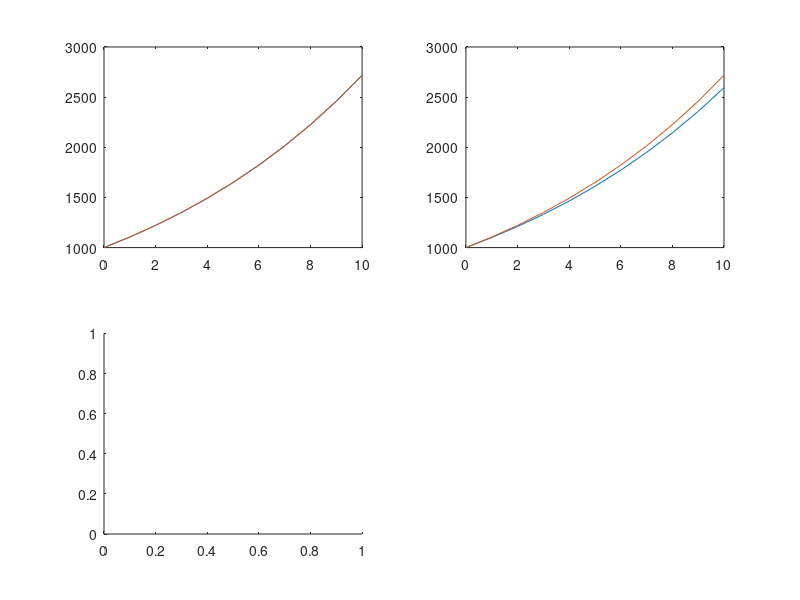

MATLAB code to generate this figure: (Note: this script raises an error after producing the figure.)
% % Q1: for demand and supply as constant
% 
h=1;
x=0:h:10;
ey=zeros(size(x));
ry=zeros(size(x));
ey(1)=15;
ry(1)=15;
d=1065.4;
s=1047;
k=0.01;
n=numel(ey);
exact=ey(1)+k*((d-s).*x);
f=@(x,y) k*(d-s);
for i=1:n-1
    k1=h*f(x(i),ry(i));
    k2=h*f(x(i)+0.5*h,ry(i)+0.5*k1);
    k3=h*f(x(i)+0.5*h,ry(i)+0.5*k2);
    k4=h*f(x(i)+h,ry(i)+k3);
    ry(i+1)=ry(i)+1/6*(k1+2*k2+2*k3+k4);
    ey(i+1)=ey(i)+h*f(i);
    re(i)=100*(abs(exact(i)-ry(i))/exact(i));
    re(n)=100*(abs(exact(n)-ry(n))/exact(n));
    ee(i)=100*(abs(exact(i)-ey(i))/exact(i));
    ee(n)=100*(abs(exact(n)-ey(n))/exact(n));
end
subplot(2,2,1)
plot(x,ry)
hold on
plot(x,exact)
subplot(2,2,2)
plot(x,ey)
hold on
plot(x,exact)
subplot(2,2,3)
plot(x,re)
subplot(2,2,4)
plot(x,ee)
% 
% % Q2: for demand and supply as function of time
h=1;
k=0.01;
t=0:h:15;
ey=zeros(size(t));
ry=zeros(size(t));
ey(1)=15;
ry(1)=15;
n=numel(ey);
g0=922.9-1032;
g1=27.68+3.957;
exact=ey(1)+k*(g1*(t.^2/2)+g0*t);
f=@(t,y) k*(g0+g1*t);
for i=1:n-1
    k1=h*f(t(i),ry(i));
    k2=h*f(t(i)+0.5*h,ry(i)+0.5*k1);
    k3=h*f(t(i)+0.5*h,ry(i)+0.5*k2);
    k4=h*f(t(i)+h,ry(i)+k3);
    ry(i+1)=ry(i)+1/6*(k1+2*k2+2*k3+k4);
    ey(i+1)=ey(i)+h*f(t(i),ey(i));
    re(i)=100*(abs(exact(i)-ry(i))/exact(i));
    re(n)=100*(abs(exact(n)-ry(n))/exact(n));
    ee(i)=100*(abs(exact(i)-ey(i))/exact(i));
    ee(n)=100*(abs(exact(n)-ey(n))/exact(n));
end
subplot(2,2,1)
plot(t,ry)
hold on
plot(t,exact)
subplot(2,2,2)
plot(t,ey)
hold on
plot(t,exact)
subplot(2,2,3)
plot(t,re)
subplot(2,2,4)
plot(t,ee)
% 
% 
% % Q3: for demand and supply as function of time(polynomial)
% 
h2=6.853-2.071;
h1=-47.703+26.74;
h0=1073.673-1077.1;
exact=ey(1)+k*(h2*(t.^3/3)+h1*(t.^2/2)+h0*t);
f=@(t,y) k*(h0+h1*t+h2*t^2);
for i=1:n-1
    k1=h*f(t(i),ry(i));
    k2=h*f(t(i)+0.5*h,ry(i)+0.5*k1);
    k3=h*f(t(i)+0.5*h,ry(i)+0.5*k2);
    k4=h*f(t(i)+h,ry(i)+k3);
    ry(i+1)=ry(i)+1/6*(k1+2*k2+2*k3+k4);
    ey(i+1)=ey(i)+h*f(t(i),ey(i));
    re(i)=100*(abs(exact(i)-ry(i))/exact(i));
    re(n)=100*(abs(exact(n)-ry(n))/exact(n));
    ee(i)=100*(abs(exact(i)-ey(i))/exact(i));
    ee(n)=100*(abs(exact(n)-ey(n))/exact(n));
end
subplot(2,2,1)
plot(t,ry)
hold on
plot(t,exact)
subplot(2,2,2)
plot(t,ey)
hold on
plot(t,exact)
subplot(2,2,3)
plot(t,re)
subplot(2,2,4)
plot(t,ee)
% 
% % Q4: now for d and s are function of price (linear)
% 
g0=736.4-1040;
g1=16.76+1.485;
exact=(((g0+g1*ey(1)).*exp(k*g1*t))-g0)/g1;
f=@(t,y) k*(g0+g1*y);
for i=1:n-1

    k1=h*f(t(i),ry(i));
    k2=h*f(t(i)+0.5*h,ry(i)+0.5*k1);
    k3=h*f(t(i)+0.5*h,ry(i)+0.5*k2);
    k4=h*f(t(i)+h,ry(i)+k3);
    ry(i+1)=ry(i)+1/6*(k1+2*k2+2*k3+k4);
    ey(i+1)=ey(i)+h*f(t(i),ey(i));
    re(i)=100*(abs(exact(i)-ry(i))/exact(i));
    re(n)=100*(abs(exact(n)-ry(n))/exact(n));
    ee(i)=100*(abs(exact(i)-ey(i))/exact(i));
    ee(n)=100*(abs(exact(n)-ey(n))/exact(n));
end
subplot(2,2,1)
plot(t,ry)
hold on
plot(t,exact)
subplot(2,2,2)
plot(t,ey)
hold on
plot(t,exact)
subplot(2,2,3)
plot(t,re)
subplot(2,2,4)
plot(t,ee)
% 
% % Q5: d and s are polynomial function of price
% 
g0=55513.787+3845.1389;
g1=-10158.3336+979.6366;
g2=696.3364+72.1238;
g3=-20.8186-2.2970;
g4=0.2295+0.0267;
% Demand equation : y = 0.2295x^4 - 20.8186x^3 + 696.3364x^2 - 10158.3336x + 55513.787
% Supply equation : y = -0.0267x^4 + 2.2970x^3 - 72.1238x^2 + 979.6366x - 3845.1389
f=@(t,y) k*(g0+g1*y+g2*y^2+g3*y^3+g4*y^4);
for i=1:n-1
    k1=h*f(t(i),ry(i));
    k2=h*f(t(i)+0.5*h,ry(i)+0.5*k1);
    k3=h*f(t(i)+0.5*h,ry(i)+0.5*k2);
    k4=h*f(t(i)+h,ry(i)+k3);
    ry(i+1)=ry(i)+1/6*(k1+2*k2+2*k3+k4);
    ey(i+1)=ey(i)+h*f(t(i),ey(i));

end
subplot(1,2,1)
plot(t,ry)
subplot(1,2,2)
plot(t,ey)
% 
% % Q6: when population depends on birth and death rate and both are positive constat.
h=1;
t=0:h:10;
ey=zeros(size(t));
ry=zeros(size(t));
ey(1)=1000;
ry(1)=1000;
b=0.4;
d=0.3;
exact=ey(1)*exp((b-d).*t);
f=@(t,y) (b-d)*y;
n=numel(ey);
for i=1:n-1
    k1=h*f(t(i),ry(i));
    k2=h*f(t(i)+0.5*h,ry(i)+0.5*k1);
    k3=h*f(t(i)+0.5*h,ry(i)+0.5*k2);
    k4=h*f(t(i)+h,ry(i)+k3);
    ry(i+1)=ry(i)+1/6*(k1+2*k2+2*k3+k4);
    ey(i+1)=ey(i)+h*f(t(i),ey(i));
    re(i)=100*(abs(exact(i)-ry(i))/exact(i));
    re(n)=100*(abs(exact(n)-ry(n))/exact(n));
    ee(i)=100*(abs(exact(i)-ey(i))/exact(i));
    ee(n)=100*(abs(exact(n)-ey(n))/exact(n));
end
subplot(2,2,1)
plot(t,ry)
hold on
plot(t,exact)
subplot(2,2,2)
plot(t,ey)
hold on
plot(t,exact)
subplot(2,2,3)
plot(t,re)
subplot(2,2,4)
plot(t,ee)


% Q7: birth and death rate are function of time : 

t=0:0.00001:1;
h=0.00001;
ey=zeros(size(t));
ry=zeros(size(t));
ey(1)=87.05;
ry(1)=87.05;
n=numel(ey);
exact=87.05*exp(-0.3623*((t.^2)/2)+21.55*t);
f=@(t,y) (21.55-0.3623*t)*y;
for i=1:n-1

    k1=h*f(t(i),ry(i));
    k2=h*f(t(i)+0.5*h,ry(i)+0.5*k1);
    k3=h*f(t(i)+0.5*h,ry(i)+0.5*k2);
    k4=h*f(t(i)+h,ry(i)+k3);
    ry(i+1)=ry(i)+1/6*(k1+2*k2+2*k3+k4);
    ey(i+1)=ey(i)+h*f(t(i),ey(i));
    re(i)=100*(abs(exact(i)-ry(i))/exact(i));
    re(n)=100*(abs(exact(n)-ry(n))/exact(n));
    ee(i)=100*(abs(exact(i)-ey(i))/exact(i));
    ee(n)=100*(abs(exact(n)-ey(n))/exact(n));
end
subplot(2,2,1)
plot(t,ry)
hold on
plot(t,exact)
subplot(2,2,2)
plot(t,ey)
hold on
plot(t,exact)
subplot(2,2,3)
plot(t,re)
subplot(2,2,4)
plot(t,ee)
% Q8 when population is polynomil function of time
a=[32.866382,-0.987768,0.0864,-0.005963,0.000171,0.000002];
b=[11.4223906,-0.3986533,0.0257024,-0.001359,0.0000374,-0.0000004];
g=a-b;
exact=87.05*exp(g(1)*t + g(2)*(t.^2)/2+g(3)*(t.^3)/3+g(4)*(t.^4)/4+g(5)*(t.^5)/5+g(6)*(t.^6)/6);
f=@(t,y) (g(1)+g(2)*t+g(3)*t^2+g(4)*t^3+g(5)*t^4+g(6)*t^5)*y;
for i=1:n-1

    k1=h*f(t(i),ry(i));
    k2=h*f(t(i)+0.5*h,ry(i)+0.5*k1);
    k3=h*f(t(i)+0.5*h,ry(i)+0.5*k2);
    k4=h*f(t(i)+h,ry(i)+k3);
    ry(i+1)=ry(i)+1/6*(k1+2*k2+2*k3+k4);
    ey(i+1)=ey(i)+h*f(t(i),ey(i));
    re(i)=100*(abs(exact(i)-ry(i))/exact(i));
    re(n)=100*(abs(exact(n)-ry(n))/exact(n));
    ee(i)=100*(abs(exact(i)-ey(i))/exact(i));
    ee(n)=100*(abs(exact(n)-ey(n))/exact(n));
end
subplot(2,2,1)
plot(t,ry)
hold on
plot(t,exact)
subplot(2,2,2)
plot(t,ey)
hold on
plot(t,exact)
subplot(2,2,3)
plot(t,re)
subplot(2,2,4)
plot(t,ee)

% Q9: when birth and death rate are function of population
alpha0=55.30;
alpha1=-2.713;
beta0=15.57;
beta1=-0.0615;
alpha=alpha0-beta0;
beta=beta1-alpha1;
exact=87.05./((1-(beta*ey(1)/alpha)).*exp(-alpha*t)+(beta/alpha)*ey(1));
f=@(t,y) (alpha-beta*y)*y;
for i=1:n-1
    k1=h*f(t(i),ry(i));
    k2=h*f(t(i)+0.5*h,ry(i)+0.5*k1);
    k3=h*f(t(i)+0.5*h,ry(i)+0.5*k2);
    k4=h*f(t(i)+h,ry(i)+k3);
    ry(i+1)=ry(i)+1/6*(k1+2*k2+2*k3+k4);
    ey(i+1)=ey(i)+h*f(t(i),ey(i));
    re(i)=100*(abs(exact(i)-ry(i))/exact(i));
    re(n)=100*(abs(exact(n)-ry(n))/exact(n));
    ee(i)=100*(abs(exact(i)-ey(i))/exact(i));
    ee(n)=100*(abs(exact(n)-ey(n))/exact(n));
end
subplot(2,2,1)
plot(t,ry)
hold on
plot(t,exact)
subplot(2,2,2)
plot(t,ey)
hold on
plot(t,exact)
subplot(2,2,3)
plot(t,re)
subplot(2,2,4)
plot(t,ee)
